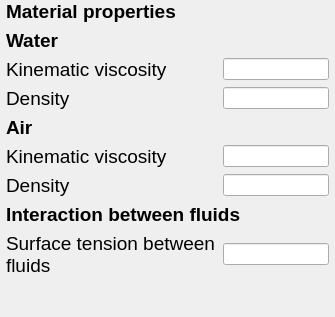
     <widget class="QWidget" name="page_10">
      <layout class="QVBoxLayout" name="verticalLayout_10">
       <property name="leftMargin">
        <number>6</number>
       </property>
       <property name="topMargin">
        <number>0</number>
       </property>
       <property name="rightMargin">
        <number>6</number>
       </property>
       <property name="bottomMargin">
        <number>0</number>
       </property>
       <item>
        <widget class="QLabel" name="label_10">
         <property name="font">
          <font>
           <pointsize>14</pointsize>
          </font>
         </property>
         <property name="text">
          <string>&lt;html&gt;&lt;head/&gt;&lt;body&gt;&lt;p&gt;&lt;span style=&quot; font-weight:600;&quot;&gt;Material properties&lt;/span&gt;&lt;/p&gt;&lt;/body&gt;&lt;/html&gt;</string>
         </property>
        </widget>
       </item>
       <item>
        <widget class="QLabel" name="label_3">
         <property name="font">
          <font>
           <pointsize>14</pointsize>
           <weight>75</weight>
           <bold>true</bold>
          </font>
         </property>
         <property name="text">
          <string>Water</string>
         </property>
        </widget>
       </item>
       <item>
        <layout class="QHBoxLayout" name="horizontalLayout_12" stretch="2,1">
         <item>
          <widget class="QLabel" name="B1_Label_5">
           <property name="font">
            <font>
             <pointsize>14</pointsize>
            </font>
           </property>
           <property name="text">
            <string>Kinematic viscosity</string>
           </property>
           <property name="alignment">
            <set>Qt::AlignLeading|Qt::AlignLeft|Qt::AlignVCenter</set>
           </property>
           <property name="wordWrap">
            <bool>true</bool>
           </property>
          </widget>
         </item>
         <item>
          <widget class="QLineEdit" name="lineEdit_11"/>
         </item>
        </layout>
       </item>
       <item>
        <layout class="QHBoxLayout" name="horizontalLayout_13" stretch="2,1">
         <item>
          <widget class="QLabel" name="B1_Label_8">
           <property name="font">
            <font>
             <pointsize>14</pointsize>
            </font>
           </property>
           <property name="text">
            <string>Density</string>
           </property>
           <property name="alignment">
            <set>Qt::AlignLeading|Qt::AlignLeft|Qt::AlignVCenter</set>
           </property>
           <property name="wordWrap">
            <bool>true</bool>
           </property>
          </widget>
         </item>
         <item>
          <widget class="QLineEdit" name="lineEdit_12"/>
         </item>
        </layout>
       </item>
       <item>
        <widget class="QLabel" name="label_4">
         <property name="font">
          <font>
           <pointsize>14</pointsize>
           <weight>75</weight>
           <bold>true</bold>
          </font>
         </property>
         <property name="text">
          <string>Air</string>
         </property>
        </widget>
       </item>
       <item>
        <layout class="QHBoxLayout" name="horizontalLayout_14" stretch="2,1">
         <item>
          <widget class="QLabel" name="B1_Label_9">
           <property name="font">
            <font>
             <pointsize>14</pointsize>
            </font>
           </property>
           <property name="text">
            <string>Kinematic viscosity</string>
           </property>
           <property name="alignment">
            <set>Qt::AlignLeading|Qt::AlignLeft|Qt::AlignVCenter</set>
           </property>
           <property name="wordWrap">
            <bool>true</bool>
           </property>
          </widget>
         </item>
         <item>
          <widget class="QLineEdit" name="lineEdit_13"/>
         </item>
        </layout>
       </item>
       <item>
        <layout class="QHBoxLayout" name="horizontalLayout_15" stretch="2,1">
         <item>
          <widget class="QLabel" name="B1_Label_10">
           <property name="font">
            <font>
             <pointsize>14</pointsize>
            </font>
           </property>
           <property name="text">
            <string>Density</string>
           </property>
           <property name="alignment">
            <set>Qt::AlignLeading|Qt::AlignLeft|Qt::AlignVCenter</set>
           </property>
           <property name="wordWrap">
            <bool>true</bool>
           </property>
          </widget>
         </item>
         <item>
          <widget class="QLineEdit" name="lineEdit_14"/>
         </item>
        </layout>
       </item>
       <item>
        <widget class="QLabel" name="label_5">
         <property name="font">
          <font>
           <pointsize>14</pointsize>
           <weight>75</weight>
           <bold>true</bold>
          </font>
         </property>
         <property name="text">
          <string>Interaction between fluids</string>
         </property>
        </widget>
       </item>
       <item>
        <layout class="QHBoxLayout" name="horizontalLayout_10" stretch="2,1">
         <item>
          <widget class="QLabel" name="B1_Label_7">
           <property name="font">
            <font>
             <pointsize>14</pointsize>
            </font>
           </property>
           <property name="text">
            <string>Surface tension between fluids</string>
           </property>
           <property name="alignment">
            <set>Qt::AlignLeading|Qt::AlignLeft|Qt::AlignVCenter</set>
           </property>
           <property name="wordWrap">
            <bool>true</bool>
           </property>
          </widget>
         </item>
         <item>
          <widget class="QLineEdit" name="lineEdit_10"/>
         </item>
        </layout>
       </item>
       <item>
        <spacer name="verticalSpacer_10">
         <property name="orientation">
          <enum>Qt::Vertical</enum>
         </property>
         <property name="sizeHint" stdset="0">
          <size>
           <width>20</width>
           <height>40</height>
          </size>
         </property>
        </spacer>
       </item>
      </layout>
     </widget>
